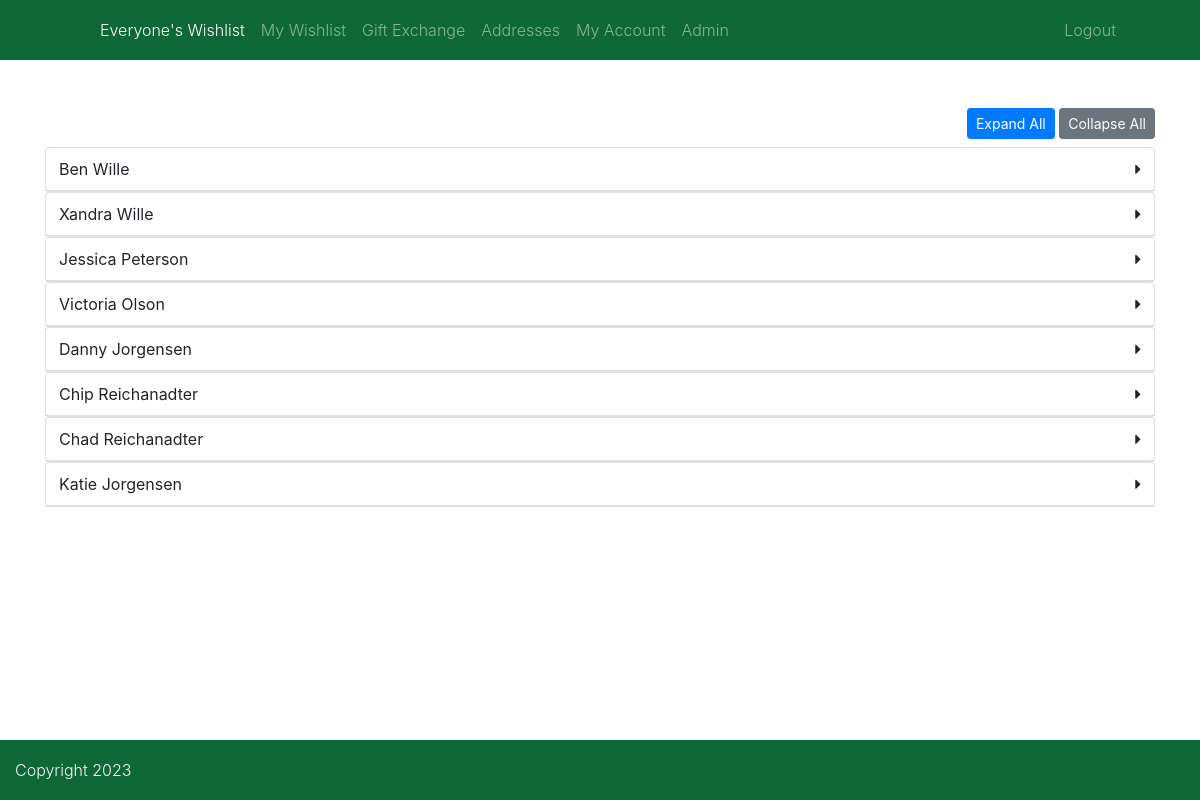
The page / (signed in) on the database its author committed.
### tables this page shows
CREATE TABLE `users` (
  `id` int(11) NOT NULL,
  `first_name` varchar(255) DEFAULT NULL,
  `last_name` varchar(255) DEFAULT NULL,
  `family` int(11) DEFAULT NULL,
  `email` varchar(255) DEFAULT NULL,
  `username` varchar(255) DEFAULT NULL,
  `hashed_password` varchar(255) DEFAULT NULL,
  `type` tinyint(1) DEFAULT NULL,
  `is_admin` tinyint(1) DEFAULT NULL
);

### private/classes/databaseobject.class.php (called while the page is built, shortened)
<?php
class DatabaseObject
{
    protected static $database;
    protected static $table_name = "";
    public static function set_database($database)
    {
        self::$database = $database;
    }
    public static function find_by_sql($sql)
    {
        $result = self::$database->query($sql);
        $object_array = [];
        while ($record = $result->fetch_assoc()) {
            $object_array[] = static::instantiate($record);
        }
        return $object_array;
    }
    public static function find_all()
    {
        $sql = "SELECT * FROM " . static::$table_name;
        return static::find_by_sql($sql);
    }
    protected static function instantiate($record)
    {
        $object = new static();
        foreach ($record as $property => $value) {
            if (property_exists($object, $property)) {
                $object->$property = $value;
            }
        }
        return $object;
    }
}

### private/classes/user.class.php (called while the page is built, shortened)
<?php
class User extends DatabaseObject
{
    protected static $table_name = "users";
    public $first_name;
    public $last_name;
    public function __construct($args=[])
    {
        $this->first_name = $args['first_name'] ?? '';
        $this->last_name = $args['last_name'] ?? '';
    }
    public function full_name()
    {
        return $this->first_name . " " . $this->last_name;
    }
    public function concat_name()
    {
        return $this->first_name . $this->last_name;
    }
    public static function find_by_username($username)
    {
        $sql = "SELECT * FROM " . static::$table_name . " ";
        $sql .= "WHERE username='" . self::$database->escape_string($username) . "'";
        $obj_array = static::find_by_sql($sql);
        if (!empty($obj_array)) {
            return array_shift($obj_array);
        } else {
            return false;
        }
    }
}

### private/initialize.php (called while the page is built, shortened)
<?php
$session = new Session();
$admin = User::find_by_username($session->username);

### html/index.php (the view, shortened to what this page needs)
<?php require_once('../private/initialize.php'); ?>
<?php
$users = User::find_all();
?>
<?php include(SHARED_PATH . '/header.php'); ?>
<div class="pt-5 text-right">
	<button type="button" id="showAll" class="btn btn-primary btn-sm">Expand All</button>
	<button type="button" id="hideAll" class="btn btn-secondary btn-sm">Collapse All</button>
</div>
<div id="accordion" class="pt-2">
	<?php foreach ($users as $user) { ?>
	<div class="card">
		<div class="card-header"
			id="heading<?php echo $user->concat_name();?>">
			<h5 class="mb-0 d-flex collapsed" data-toggle="collapse"
				data-target="#collapse<?php echo $user->concat_name();?>"
				aria-expanded="false"
				aria-controls="collapse<?php echo $user->concat_name();?>">
				<button class="btn">
					<?php echo $user->full_name(); ?>
				</button>
				<div class="ml-auto btn">
					<i class="ml-auto fa fa-caret-right" aria-hidden="true"></i>
				</div>
			</h5>
		</div>
	</div>
	<?php } ?>
</div>
<?php include(SHARED_PATH . '/footer.php'); ?>

### rows shown on the page
users: $user->full_name() "Ben Wille"
users: $user->full_name() "Xandra Wille"
users: $user->full_name() "Jessica Peterson"
users: $user->full_name() "Victoria Olson"
users: $user->full_name() "Danny Jorgensen"
users: $user->full_name() "Chip Reichanadter"
users: $user->full_name() "Chad Reichanadter"
users: $user->full_name() "Katie Jorgensen"
